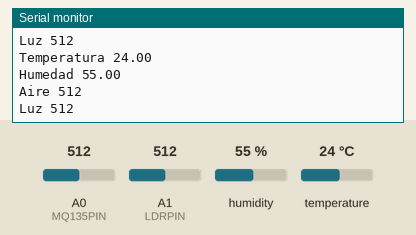
The sketch below on a simulated Arduino Mega 2560, built with avr-gcc and run on an emulated ATmega2560. Shown: the last lines printed to the serial monitor. The inputs (shaded band) are chosen by the test bench; at power-on: humidity 55 %, A0 (MQ135PIN) = 512, A1 (LDRPIN) = 512, temperature 24 °C.

Above: at 2.0 s.
2.1 s: humidity set to 22 %
At 2.56 s:
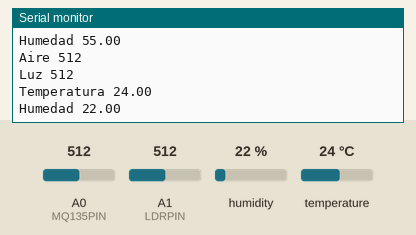
3.8 s: A0 (MQ135PIN) set to 716
At 3.86 s:
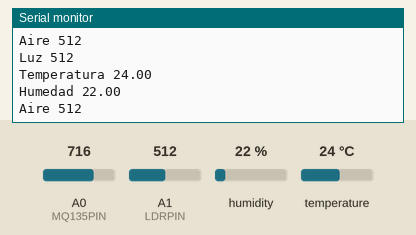
5.5 s: A1 (LDRPIN) set to 716
At 7.0 s:
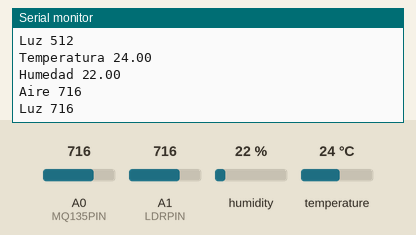
7.2 s: temperature set to 12 °C
At 7.42 s:
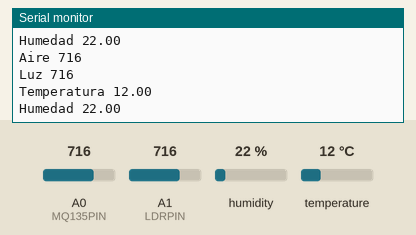
8.9 s: A0 (MQ135PIN) set to 992
At 10.5 s:
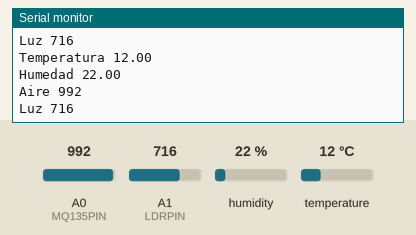
10.6 s: A1 (LDRPIN) set to 992
At 12.0 s:
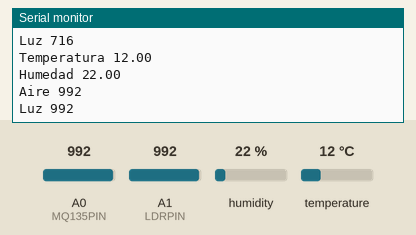
Timing chart, 0 to 13.3 s (numbered marks = the images above; inputs shaded):
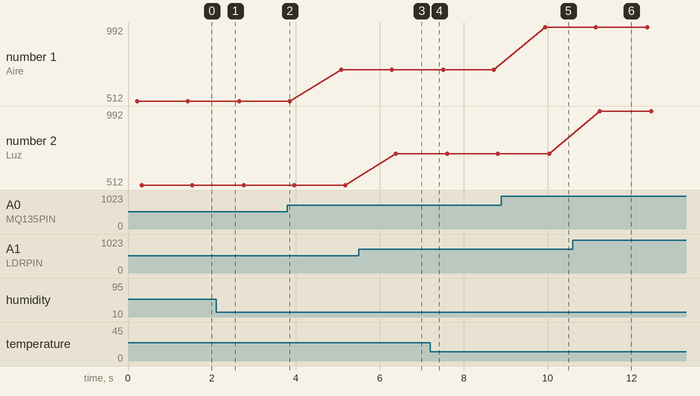

The sketch:

Fisico.ino
```cpp
#include <DHT.h>

#define DHTPIN 4 // Pin de conexión del DHT11 al Arduino (cambia esto según tu configuración)
#define DHTTYPE DHT11 // Tipo de sensor DHT (puedes cambiarlo a DHT21 o DHT22 si estás utilizando esos modelos)

DHT dht(DHTPIN, DHTTYPE);

#define MQ135PIN A0 // Pin de conexión del sensor MQ135 al Arduino (cambia esto según tu configuración)
#define LDRPIN A1  // Pin de conexión del LDR al Arduino (cambia esto según tu configuración)

void setup() {
  Serial.begin(9600);
  Serial1.begin(9600);
  dht.begin();
}

void loop() {
  // Lectura de temperatura y humedad con DHT11
  float temperature = dht.readTemperature();
  float humidity = dht.readHumidity();

  // Lectura de calidad del aire con MQ135
  int airQuality = analogRead(MQ135PIN); // El valor leído será proporcional a la calidad del aire

  // Lectura de cantidad de luz con LDR
  int lightLevel = analogRead(LDRPIN); // El valor leído será proporcional a la cantidad de luz

  // Imprimir los datos en el Monitor Serie
  Serial.print("Temperatura ");
  Serial.println(temperature);
  Serial1.println(temperature);
  delay(100);

  Serial.print("Humedad ");
  Serial.println(humidity);
  Serial1.println(humidity);
  delay(100);

  Serial.print("Aire ");
  Serial.println(airQuality);
  Serial1.println(airQuality);
  delay(100);

  Serial.print("Luz ");
  Serial.println(lightLevel);
  Serial1.println(lightLevel);
  delay(100);

  // Esperar unos segundos antes de tomar nuevas lecturas
  delay(800); // Puedes ajustar este valor según la frecuencia deseada de las lecturas
}
```

Measured:
- after the input at 2.1 s, the serial monitor: prints a new line after 0.45 s (image 1)
- after the input at 5.5 s, the serial monitor: prints a new line after 0.89 s (image 3)
- after the input at 7.2 s, the serial monitor: prints a new line after 0.11 s (image 4)
- after the input at 8.9 s, the serial monitor: prints a new line after 1.0 s (image 5)
- after the input at 10.6 s, the serial monitor: prints a new line after 0.64 s (image 6)
- plotted number 1: 512 → 716 after the input at 3.8 s, 716 → 992 after the input at 8.9 s
